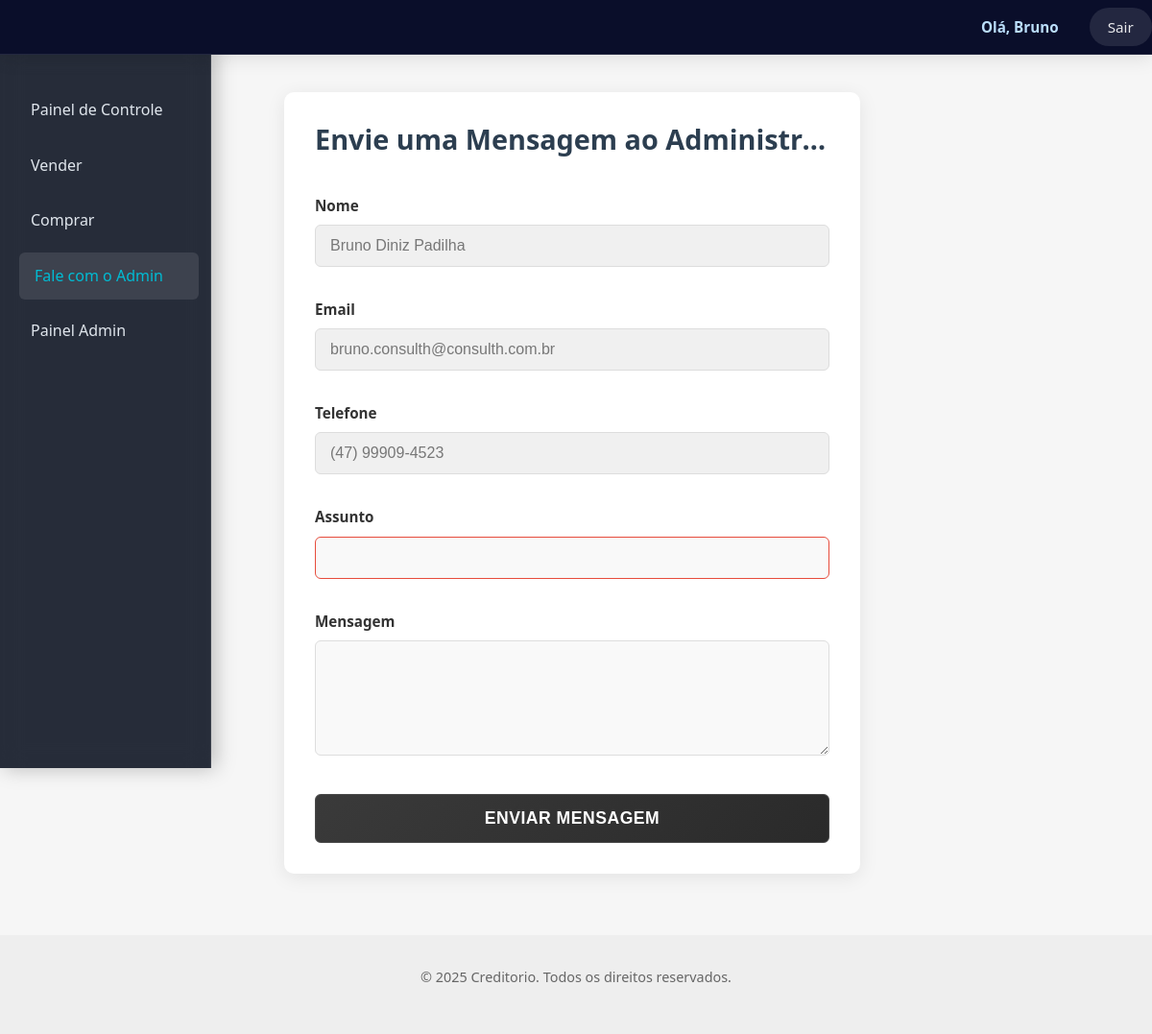
The app's page /mensagem (signed in) with its own data.
### app/models.py (models this page shows, shortened)
class Usuario(UserMixin, db.Model):
    __tablename__ = 'usuario'
    id = db.Column(db.Integer, primary_key=True)
    nome = db.Column(db.String(100), nullable=False)
    email = db.Column(db.String(100), unique=True, nullable=False)
    cpf_cnpj = db.Column(db.String(20), unique=True, nullable=False)
    telefone = db.Column(db.String(20), nullable=False)
    senha_hash = db.Column(db.String(128), nullable=False)
    tipo = db.Column(db.String(20), default='usuario')
    ativo = db.Column(db.Boolean, default=True)
    saldo = db.Column(db.Float, default=0.0)
    data_cadastro = db.Column(db.DateTime, default=datetime.utcnow)
    precatorios_comprados = db.relationship(
        'Precatorio',
        foreign_keys='Precatorio.comprador_id',
        backref='comprador_user',
        lazy=True
    )

### app/routes.py (the view, shortened to what this page needs)
@main_bp.route('/mensagem', methods=['GET', 'POST'])
def mensagem_admin():
    return render_template('mensagem.html')

### app/templates/mensagem.html (shortened to what this page needs)
{% extends "base.html" %}
{% block content %}
<div class="dashboard-layout">
  {% include 'partials/sidebar.html' %}
  <section class="dashboard-content">
    <div class="form-card">
      <h2>Envie uma Mensagem ao Administrador</h2>
      <form method="POST">
        <div class="form-group">
          <label>Nome</label>
          <input type="text" name="nome" value="{% if current_user.is_authenticated %}{{ current_user.nome }}{% endif %}" {% if current_user.is_authenticated %}readonly{% endif %} required>
        </div>
        <div class="form-group">
          <label>Email</label>
          <input type="email" name="email" value="{% if current_user.is_authenticated %}{{ current_user.email }}{% endif %}" {% if current_user.is_authenticated %}readonly{% endif %} required>
        </div>
        <div class="form-group">
          <label>Telefone</label>
          <input type="text" name="telefone" value="{% if current_user.is_authenticated %}{{ current_user.telefone }}{% endif %}" {% if current_user.is_authenticated %}readonly{% endif %} required>
        </div>
        <div class="form-group">
          <label>Assunto</label>
          <input type="text" name="assunto" required>
        </div>
        <div class="form-group">
          <label>Mensagem</label>
          <textarea name="mensagem" rows="5" required></textarea>
        </div>
        <button type="submit" class="btn-dark-theme">Enviar Mensagem</button>
      </form>
    </div>
  </section>
</div>
{% endblock %}

### app/templates/base.html (shortened to what this page needs)
<!DOCTYPE html>
<html lang="pt-BR">
<head>
  <link rel="stylesheet" href="{{ url_for('static', filename='css/style.css') }}">
</head>
<body>
<header class="site-header">
  <div class="header-container">
    <nav class="topnav">
      <ul>
        {% if current_user.is_authenticated %}
          <li>Olá, {{ current_user.nome.split(' ')[0] }}</li>
          <li><a href="{{ url_for('auth.logout') }}" class="logout-btn">Sair</a></li>
        {% else %}
          <li><a href="{{ url_for('auth.login') }}">Login</a></li>
          <li><a href="{{ url_for('auth.cadastro') }}">Cadastrar</a></li>
        {% endif %}
      </ul>
    </nav>
  </div>
</header>
  <main class="container main-content">
    {% block content %}{% endblock %}
  </main>
  <footer class="site-footer">
    <div class="container">
      <p>© 2025 Creditorio. Todos os direitos reservados.</p>
    </div>
  </footer>
</body>
</html>

### records on screen
Usuario: nome "Bruno", nome "Bruno Diniz Padilha", email "bruno.consulth@consulth.com.br", telefone "(47) 99909-4523"
